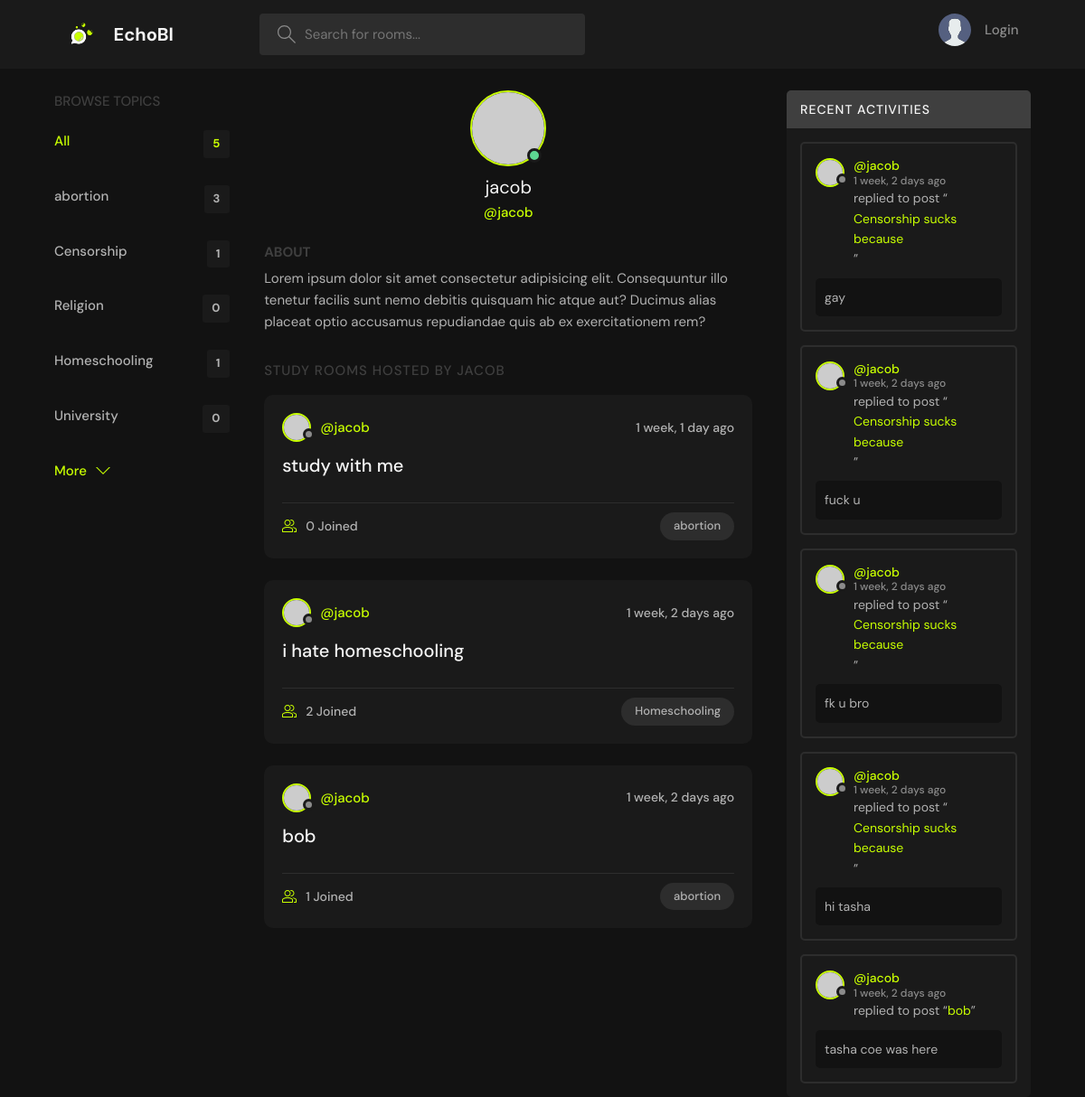
Before: /profile/1/ with the older database file.
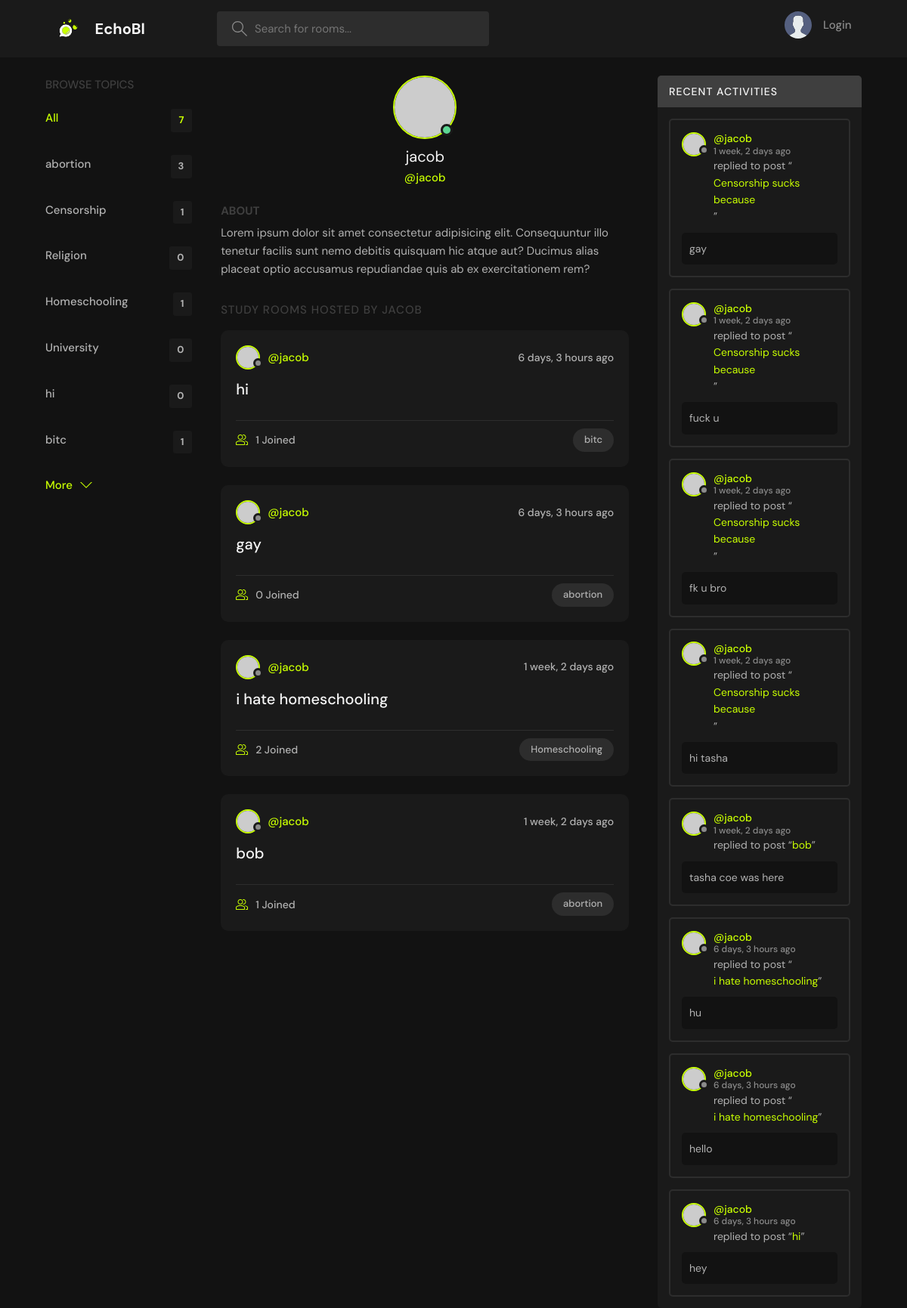
After: the same page with the newer database file.
### base/models.py (models this page shows, shortened)
class Topic(models.Model):
    name = models.CharField(max_length=200)

class Room(models.Model):
    host = models.ForeignKey(User, on_delete=models.SET_NULL, null=True)
    topic = models.ForeignKey(Topic, on_delete=models.SET_NULL, null=True)
    name = models.CharField(max_length=200)
    description = models.TextField(null=True, blank=True)
    participants = models.ManyToManyField(User,related_name="participants", blank=True)
    updated = models.DateTimeField(auto_now=True)
    created = models.DateTimeField(auto_now_add=True)
    def __str__(self):
        return self.name
    class Meta:
        ordering = ['-updated', '-created']

class Message(models.Model):
    user = models.ForeignKey(User, on_delete=models.CASCADE)
    room = models.ForeignKey(Room, on_delete=models.CASCADE)
    body = models.TextField()
    updated = models.DateTimeField(auto_now=True)
    created = models.DateTimeField(auto_now_add=True)
    class Meta:
        ordering = ['updated', 'created']

### base/views.py (the view)
# urls.py: path('profile/<str:pk>/', views.userProfile, name="user-profile"),
def userProfile(request, pk):
    user = User.objects.get(id=pk)
    rooms = user.room_set.all()
    room_count = rooms.count()
    room_messages = user.message_set.all()
    topics = Topic.objects.all()
    context={'user': user, 'rooms': rooms,
             'room_messages': room_messages,
             'topics': topics,
             'room_count': room_count}
    return render(request, 'base/profile.html', context)

### base/templates/base/profile.html (shortened to what this page needs)
{% extends 'main.html' %}
{% block content %}
  <main class="profile-page layout layout--3">
    <div class="container">
       {% include 'base/components/topic.html' %}
        <div class="roomList">
          <div class="profile">
            <div class="profile__avatar">
              <div class="avatar avatar--large active">
                <img src="https://randomuser.me/api/portraits/men/11.jpg" />
              </div>
            </div>
            <div class="profile__info">
              <h3>{{user.username}}</h3>
              <p>@{{user.username}}</p>
            </div>
            <div class="profile__about">
              <h3>About</h3>
              <p>
                Lorem ipsum dolor sit amet consectetur adipisicing elit. Consequuntur illo tenetur
                facilis sunt nemo debitis quisquam hic atque aut? Ducimus alias placeat optio
                accusamus repudiandae quis ab ex exercitationem rem?
              </p>
            </div>
          </div>
          <div class="roomList__header">
            <div>
              <h2>Study Rooms Hosted by {{user.username}}</a>
              </h2>
            </div>
          </div>
          {% include 'base/components/feed.html' %}
          </div>
        {% include 'base/components/activity.html' %}
    </div>
  </main>
{% endblock content %}

### templates/main.html (shortened to what this page needs)
<!DOCTYPE html>
{% load static %}
<html lang="en">
<head>
    <link rel="stylesheet" href="{% static 'styles/style.css' %}" />
</head>
<body>
    {% include 'navbar.html' %}
    {% block content %}
    {% endblock %}
</body>
</html>

### templates/navbar.html (shortened to what this page needs)
{% load static %}
<header class="header header--loggedIn">
    <div class="container">
      <a href="{% url 'home' %}" class="header__logo">
        <img src="{% static 'images/logo.svg' %}" />
        <h1>EchoBl</h1>
      </a>
      <form class="header__search" method="GET" action="{% url 'home' %}">
        <label>
          <input name="q" placeholder="Search for rooms..." />
        </label>
      </form>
      <nav class="header__menu">
{% if request.user.is_authenticated %}
        <div class="header__user">
          <a href="{% url 'update-user' %}">
            <div class="avatar avatar--medium active">
              <img src="https://randomuser.me/api/portraits/men/37.jpg" />
            </div>
            <p>{{ request.user.username }} <span>@{{request.user.username}}</span></p>
          </a>
          <button class="dropdown-button">
            <svg version="1.1" xmlns="http://www.w3.org/2000/svg" width="32" height="32" viewBox="0 0 32 32">
              <title>chevron-down</title>
              <path d="M16 21l-13-13h-3l16 16 16-16h-3l-13 13z"></path>
            </svg>
          </button>
        </div>
{% else %}
        <a href="{% url 'login' %}">
          <img src="{% static 'images/avatar.svg' %}" />
          <p>Login</p>
        </a>
        {% endif %}
      </nav>
    </div>
  </header>

### base/templates/base/components/topic.html
<div class="topics">
	<div class="topics__header">
	  <h2>Browse Topics</h2>
	</div>
	<ul class="topics__list">
	  <li>
		<a href="{% url 'home' %}" class="active">All <span>{{topics.count}}</span></a>
	  </li>
		{% for topic in topics %}
		<li><a href="{% url 'home' %}?q={{topic.name}}">{{topic.name}}
			<span>
				{{topic.room_set.all.count}}
			</span>
		</a></li>
		{% endfor %}
	</ul>
	<a class="btn btn--link" href="{% url 'topics' %}">
	  More
	  <svg version="1.1" xmlns="http://www.w3.org/2000/svg" width="32" height="32" viewBox="0 0 32 32">
		<title>chevron-down</title>
		<path d="M16 21l-13-13h-3l16 16 16-16h-3l-13 13z"></path>
	  </svg>
	</a>
  </div>

### base/templates/base/components/feed.html (shortened to what this page needs)
{% for room in rooms %}
<div class="roomListRoom">
	<div class="roomListRoom__header">
		<a
			href="{% url 'user-profile' room.host.id %}"
			class="roomListRoom__author">
			<div class="avatar avatar--small">
				<img src="https://randomuser.me/api/portraits/women/11.jpg" />
			</div>
			<span>@{{room.host.username}}</span>
		</a>
		<div class="roomListRoom__actions">
			<span>{{room.created|timesince}} ago</span>
		</div>
	</div>
    <div class="roomListRoom__content"><a href="{% url 'room' room.id %}">{{room.name}}</a></div>
	<div class="roomListRoom__meta">
		<a href="{% url 'room' room.id %}" class="roomListRoom__joined">
			{{room.participants.all.count}} Joined
		</a>
		<p class="roomListRoom__topic">{{room.topic.name}}</p>
	</div>
</div>
{% endfor %}

### base/templates/base/components/activity.html (shortened to what this page needs)
<div class="activities">
	<div class="activities__header">
	  <h2>Recent Activities</h2>
	</div>
{% for message in room_messages %}
<div class="activities__box">
	<div class="activities__boxHeader roomListRoom__header">
		<a href="{% url 'user-profile' message.user.id %}" class="roomListRoom__author">
			<div class="avatar avatar--small">
				<img src="https://randomuser.me/api/portraits/women/11.jpg" />
			</div>
			<p>
				@{{message.user}}
				<span>{{message.created|timesince}} ago</span>
			</p>
		</a>
	</div>
	<div class="activities__boxContent">
		<p>replied to post “<a href="{% url 'room' message.room.id %}">{{message.room}}</a>”</p>
		<div class="activities__boxRoomContent">{{message.body}}</div>
	</div>
</div>
{% endfor %}
</div>

Changed rows visible on the page:
removed Room: host.username "jacob", created "1 week, 1 day", name "study with me", participants.all.count "0", topic.name "abortion"
added Topic: name "hi", room_set.all.count "0"
added Topic: name "bitc", room_set.all.count "1"
added Room: host.username "jacob", created "6 days, 3 hours", name "hi", participants.all.count "1", topic.name "bitc"
added Room: host.username "jacob", created "6 days, 3 hours", name "gay", participants.all.count "0", topic.name "abortion"
added Message: user "jacob", created "6 days, 3 hours", room "i hate homeschooling", body "hu"
added Message: user "jacob", created "6 days, 3 hours", room "i hate homeschooling", body "hello"
added Message: user "jacob", created "6 days, 3 hours", room "hi", body "hey"
Other visible differences:
{{ topics.count }}: "5" → "7"
